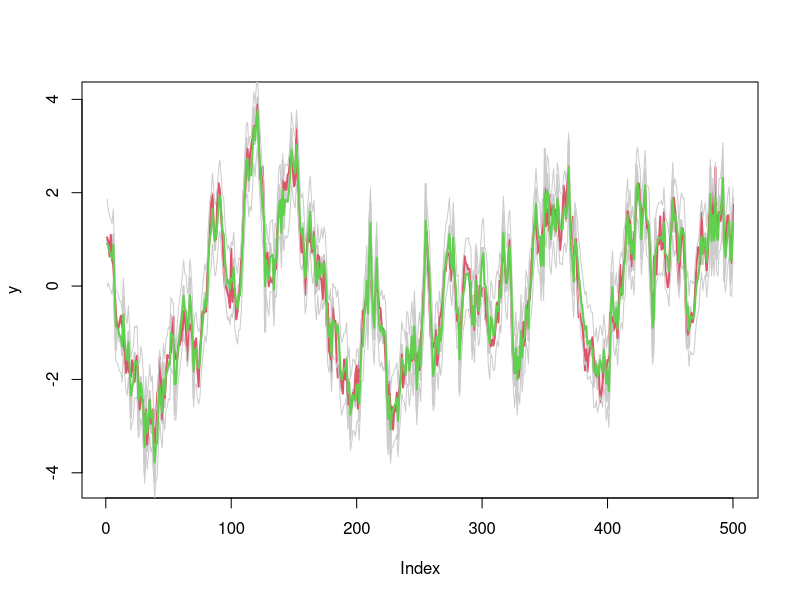
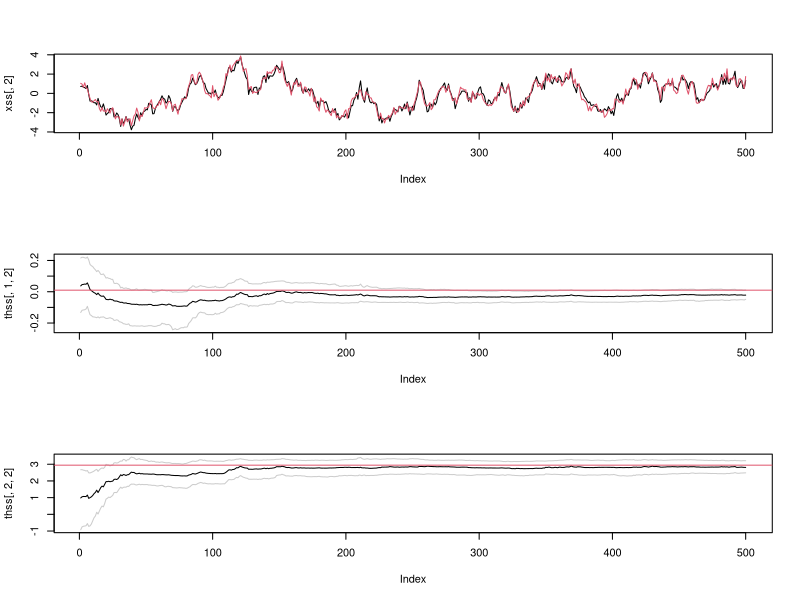

The R source for these figures, in order:
rm(list=ls(all=TRUE))
#set.seed(1)
q025  = function(x) quantile(x,0.025)
q975  = function(x) quantile(x,0.975)
bst2b = function(x) 1/(1+exp(-x))
b2bst = function(x) log(x)-log(1-x)

nn       = 500
alpha.tr = 0.01
beta.tr  = 0.95
tau.tr   = 0.5
sig.tr   = 0.5
x.tr     = rep(NA,nn)

x0.tr    = rnorm(1,alpha.tr/(1-beta.tr),sqrt(tau.tr^2/(1-beta.tr^2)))
x.tr[1]  = rnorm(1,alpha.tr+beta.tr*x0.tr,tau.tr)
for(t in 2:nn) x.tr[t] = rnorm(1,alpha.tr+beta.tr*x.tr[t-1],tau.tr)
y        = rnorm(nn,x.tr,sig.tr)

par(mfrow=c(1,1))
plot(y,type='l',lwd=2,col='gray80')
lines(x.tr,col=2,lwd=2)

N   = 20000 #number of particles
# ONLY filtering
# resample-propagate-resample
xss = matrix(NA,ncol=3,nrow=nn)
x0  = rnorm(N,alpha.tr/(1-beta.tr),sqrt(tau.tr^2/(1-beta.tr^2)))
for(t in 1:nn){
    ws  = dnorm(y[t],alpha.tr+beta.tr*x0,sig.tr)
    ind = sample(N,prob = ws,replace = TRUE)
    xs  = rnorm(N,alpha.tr+beta.tr*x0[ind],tau.tr)
    ws2 = dnorm(y[t],xs,sig.tr)/ws[ind]
    ind = sample(N,prob = ws2,replace = TRUE)
    x0  = xs[ind]
    xss[t,] = c(q025(x0),median(x0),q975(x0))
}

lines(xss[,1],col='gray80')
lines(xss[,3],col='gray80')
lines(xss[,2],col=3,lwd=2)


###################
## parameter estimation
###################

delta = 0.99 #0.95-0.99
b2    = 1-((3*delta-1)/(2*delta))^2
a     = sqrt(1-b2)

th0  = cbind(rnorm(N,0,0.1),rnorm(N,1,1))
x0   = rnorm(N,th0[,1]/(1-bst2b(th0[,2])),sqrt(tau.tr^2/(1-bst2b(th0[,2])^2)))

npar = ncol(th0)
xss  = matrix(NA,ncol=3,nrow=nn)
thss  = array(NA,c(nn,npar,3))

for(t in 1:nn){

    ws  = dnorm(y[t],th0[,1]+bst2b(th0[,2])*x0,sig.tr)
    ind = sample(N,prob = ws,replace = TRUE)

    V    = b2*cov(th0[ind,])*(N-1)/N
    L    = chol(V)

    m    = a*th0[ind,]+(1-a)*apply(th0[ind,],2,mean)[col(th0)]
    rmat = matrix(rnorm(N*ncol(th0)), nrow = N)
    ths  = rmat%*%L+m
    xs   = rnorm(N,ths[,1]+bst2b(ths[,2])*x0[ind],tau.tr)

    ws2  = dnorm(y[t],xs,sig.tr)/ws[ind]
    ind  = sample(N,prob = ws2,replace = TRUE)
    x0   = xs[ind]

    th0  = ths[ind,]
    xss[t,] = c(q025(x0),median(x0),q975(x0))
    thss[t,,1] = apply(th0,2,q025)
    thss[t,,2] = apply(th0,2,median)
    thss[t,,3] = apply(th0,2,q975)
}



par(mfrow=c(3,1))
plot(xss[,2],type='l')
lines(x.tr,col=2)
plot(thss[,1,2],type='l',ylim = c(min(thss[,1,]),max(thss[,1,])))
lines(thss[,1,1],col='gray80')
lines(thss[,1,3],col='gray80')
abline(h=alpha.tr,col=2)
plot(thss[,2,2],type='l',ylim = c(min(thss[,2,]),max(thss[,2,])))
lines(thss[,2,1],col='gray80')
lines(thss[,2,3],col='gray80')
abline(h=b2bst(beta.tr),col=2)

